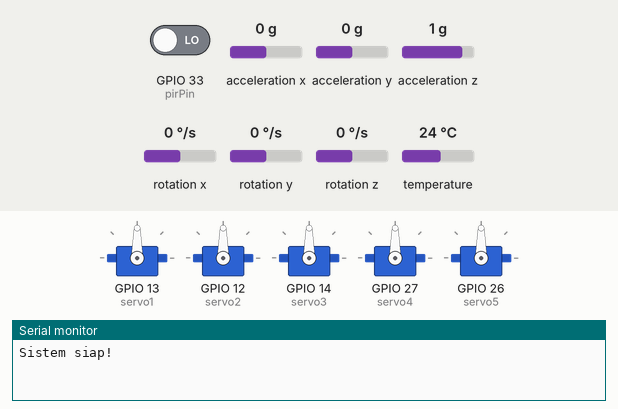
The sketch below on a simulated ESP32. On the bench: 5 × servo, the last lines printed to the serial monitor. The test bench sets the inputs (shaded band); at power-on: GPIO 33 (pirPin) LOW, rotation z 0 °/s, rotation x 0 °/s, rotation y 0 °/s, acceleration x 0 g, acceleration y 0 g, acceleration z 1 g, temperature 24 °C.

Above: at 1.2 s.
1.3 s: GPIO 33 (pirPin) driven HIGH
At 2.2 s:
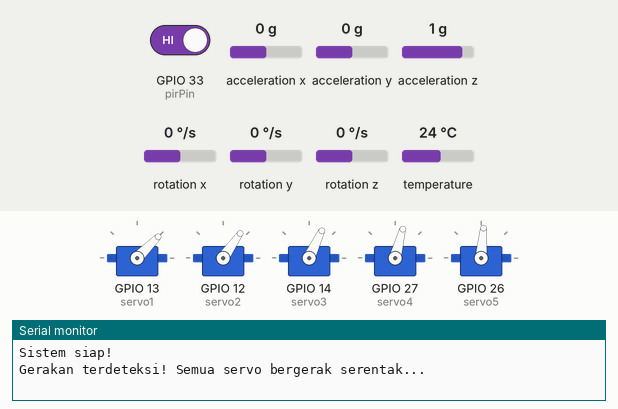
4.3 s: GPIO 33 (pirPin) driven LOW
6.1 s: rotation z set to -2 °/s
At 6.8 s:
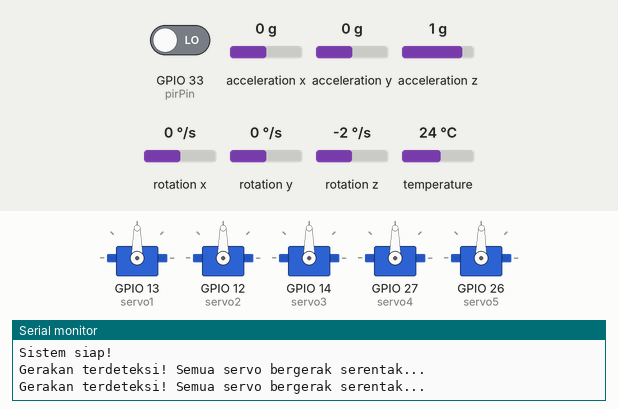
9.1 s: rotation x set to -192 °/s
At 10.6 s:
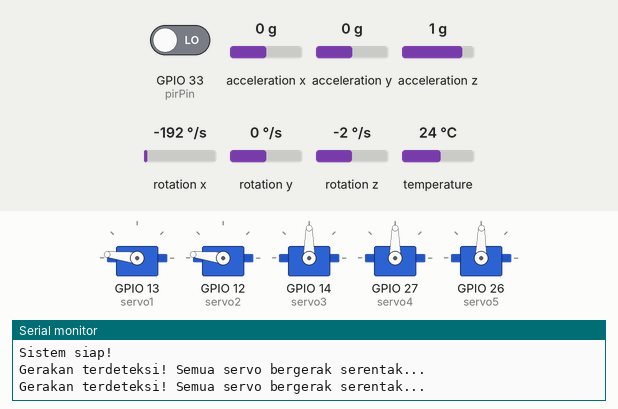
12.1 s: rotation y set to -192 °/s
At 12.9 s:
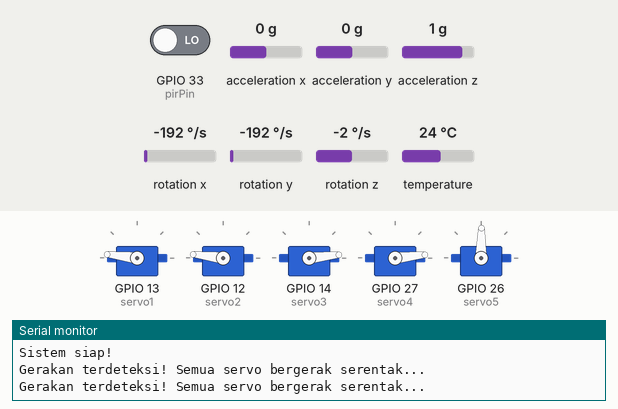
15.1 s: rotation x set to -100 °/s
At 16.6 s:
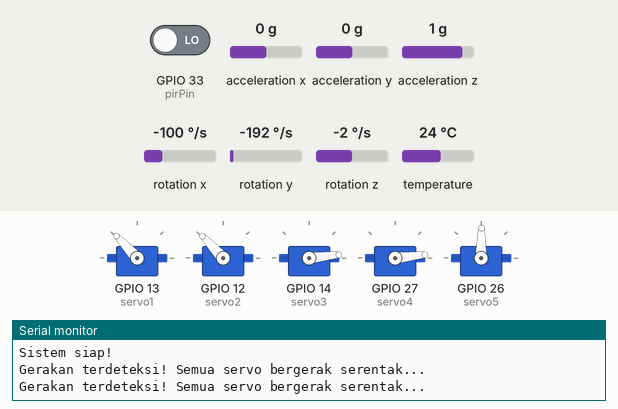
Timing chart, 0 to 19.1 s (numbered marks = the images above; inputs shaded):
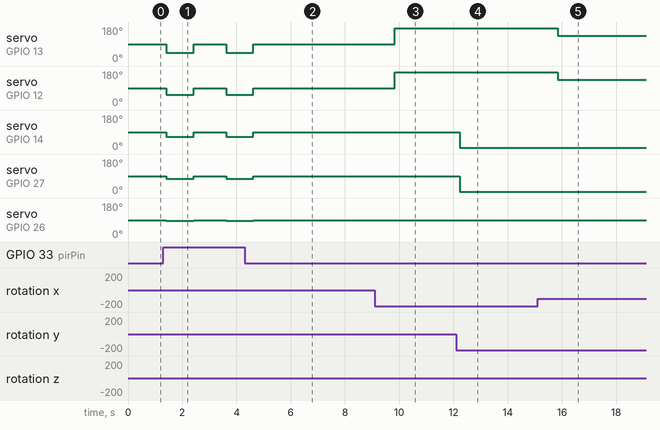

Measured:
- the behaviour switches between 0 and -1 °/s on rotation z (found by bisection; images 1 and 2)
- after the input at 1.3 s, servo on GPIO 13 (servo1): 90° → 45° after 0.12 s, → 90° 1.0 s later, → 45° 1.2 s later; servo on GPIO 12 (servo2): 90° → 55° after 0.12 s, → 90° 1.0 s later, → 55° 1.2 s later
- after the input at 6.1 s, servo on GPIO 26 (servo5): alternates 90° for 0.20 s and 89° for 1.0 s, starting after 0.13 s
- after the input at 9.1 s, servo on GPIO 13 (servo1), servo on GPIO 12 (servo2): 90° → 173° after 0.73 s
- after the input at 12.1 s, servo on GPIO 14 (servo3), servo on GPIO 27 (servo4): 90° → 6° after 0.14 s
- after the input at 15.1 s, servo on GPIO 13 (servo1), servo on GPIO 12 (servo2): 173° → 133° after 0.75 s

The sketch:

servo.ino
```cpp
#include <Wire.h>
#include <ESP32Servo.h>
#include <Adafruit_MPU6050.h>
#include <Adafruit_Sensor.h>

//Abdillah Kamal Azizy
//25/561425/TK/63428

Adafruit_MPU6050 mpu;

Servo servo1, servo2, servo3, servo4, servo5;

const int pirPin = 33;
bool motionDetected = false;


void setup() {
  // setup code, berjalan sekali saat start:
  Serial.begin(115200);
  Wire.begin();

  // Inisialisasi MPU6050
  if (!mpu.begin()) {
    Serial.println("MPU6050 tidak terdeteksi!");
    while (1);
  }

  // Koneksi servo ke pin
  servo1.attach(13);
  servo2.attach(12);
  servo3.attach(14);
  servo4.attach(27);
  servo5.attach(26);

  // Set posisi awal servo ke 90 (tengah)
  servo1.write(90);
  servo2.write(90);
  servo3.write(90);
  servo4.write(90);
  servo5.write(90);

  // PIR sensor
  pinMode(pirPin, INPUT);

  Serial.println("Sistem siap!");
}

void loop() {
  // loop code, berjalan terus-menerus setelah setup:
  sensors_event_t a, g, temp;
  mpu.getEvent(&a, &g, &temp);

  float roll = g.gyro.x;
  float pitch = g.gyro.y;
  float yaw = g.gyro.z;

  // Deteksi gerakan PIR
  if (digitalRead(pirPin) == HIGH) {
    motionDetected = true;
  }

  // Jika ada gerakan eksternal
  if (motionDetected) {
    Serial.println("Gerakan terdeteksi! Semua servo bergerak serentak...");
    for (int i = 0; i < 5; i++) {
      int pos = 45 + i * 10; // posisi bebas
      switch (i) {
        case 0: servo1.write(pos); break;
        case 1: servo2.write(pos); break;
        case 2: servo3.write(pos); break;
        case 3: servo4.write(pos); break;
        case 4: servo5.write(pos); break;
      }
    }
    delay(1000);
    // Kembali ke posisi awal
    servo1.write(90);
    servo2.write(90);
    servo3.write(90);
    servo4.write(90);
    servo5.write(90);
    delay(1000);
    motionDetected = false;
  }

  // --- Roll: servo 1 & 2 berlawanan arah ---
  if (abs(roll) > 0) {
    servo1.write(90 - roll * 25);
    servo2.write(90 - roll * 25);
  }

  else {
    servo1.write(90);
    servo2.write(90);
  }

  // --- Pitch: servo 3 & 4 searah ---
  if (abs(pitch) > 0) {
    servo3.write(90 + pitch * 25);
    servo4.write(90 + pitch * 25);
  }

  else {
    servo3.write(90);
    servo4.write(90);
  }

  // --- Yaw: servo 5 mengikuti arah rotasi ---
  if (abs(yaw) > 0) {
    servo5.write(90 + yaw * 25);
    delay(1000); //diam 1 detik
    servo5.write(90); //kembali ke posisi awal
  }

  delay(200); // mempercepat simulasi
}
```
